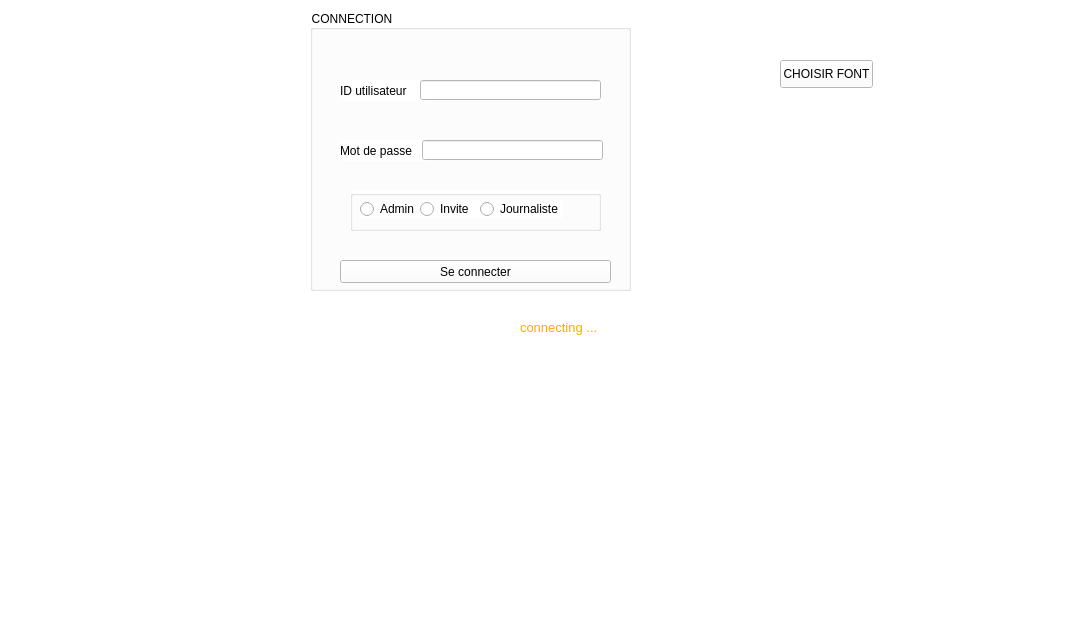
<?xml version="1.0" encoding="UTF-8"?>
<ui version="4.0">
 <class>MainWindow</class>
 <widget class="QMainWindow" name="MainWindow">
  <property name="geometry">
   <rect>
    <x>0</x>
    <y>0</y>
    <width>1089</width>
    <height>642</height>
   </rect>
  </property>
  <property name="windowTitle">
   <string>MainWindow</string>
  </property>
  <property name="styleSheet">
   <string notr="true">background-color: rgb(255, 255, 255);</string>
  </property>
  <widget class="QWidget" name="centralwidget">
   <widget class="QGroupBox" name="groupBox">
    <property name="geometry">
     <rect>
      <x>310</x>
      <y>10</y>
      <width>321</width>
      <height>281</height>
     </rect>
    </property>
    <property name="title">
     <string>CONNECTION</string>
    </property>
    <widget class="QLabel" name="label">
     <property name="geometry">
      <rect>
       <x>30</x>
       <y>70</y>
       <width>91</width>
       <height>21</height>
      </rect>
     </property>
     <property name="text">
      <string>ID utilisateur</string>
     </property>
    </widget>
    <widget class="QLabel" name="label_2">
     <property name="geometry">
      <rect>
       <x>30</x>
       <y>130</y>
       <width>91</width>
       <height>21</height>
      </rect>
     </property>
     <property name="text">
      <string>Mot de passe</string>
     </property>
    </widget>
    <widget class="QPushButton" name="pushButton_submit">
     <property name="geometry">
      <rect>
       <x>30</x>
       <y>250</y>
       <width>271</width>
       <height>23</height>
      </rect>
     </property>
     <property name="styleSheet">
      <string notr="true">/*QPushButton:hover
{
 background-color : green;
}

QPushButton:pressed
{
 background-color : red;
}
*/</string>
     </property>
     <property name="text">
      <string>Se connecter</string>
     </property>
    </widget>
    <widget class="QLineEdit" name="lineEdit_userID">
     <property name="enabled">
      <bool>true</bool>
     </property>
     <property name="geometry">
      <rect>
       <x>110</x>
       <y>70</y>
       <width>181</width>
       <height>20</height>
      </rect>
     </property>
     <property name="text">
      <string/>
     </property>
     <property name="maxLength">
      <number>10</number>
     </property>
     <property name="placeholderText">
      <string/>
     </property>
     <property name="clearButtonEnabled">
      <bool>false</bool>
     </property>
    </widget>
    <widget class="QLineEdit" name="lineEdit_password">
     <property name="geometry">
      <rect>
       <x>112</x>
       <y>130</y>
       <width>181</width>
       <height>20</height>
      </rect>
     </property>
     <property name="text">
      <string/>
     </property>
     <property name="maxLength">
      <number>20</number>
     </property>
     <property name="echoMode">
      <enum>QLineEdit::Password</enum>
     </property>
     <property name="placeholderText">
      <string/>
     </property>
    </widget>
    <widget class="QGroupBox" name="groupBox_2">
     <property name="geometry">
      <rect>
       <x>40</x>
       <y>180</y>
       <width>251</width>
       <height>41</height>
      </rect>
     </property>
     <property name="title">
      <string/>
     </property>
     <widget class="QRadioButton" name="rb_admin">
      <property name="geometry">
       <rect>
        <x>10</x>
        <y>10</y>
        <width>83</width>
        <height>18</height>
       </rect>
      </property>
      <property name="text">
       <string>Admin</string>
      </property>
     </widget>
     <widget class="QRadioButton" name="rb_invite">
      <property name="geometry">
       <rect>
        <x>70</x>
        <y>10</y>
        <width>83</width>
        <height>18</height>
       </rect>
      </property>
      <property name="text">
       <string>Invite</string>
      </property>
     </widget>
     <widget class="QRadioButton" name="rb_journaliste">
      <property name="geometry">
       <rect>
        <x>130</x>
        <y>10</y>
        <width>83</width>
        <height>18</height>
       </rect>
      </property>
      <property name="text">
       <string>Journaliste</string>
      </property>
     </widget>
    </widget>
   </widget>
   <widget class="QLabel" name="label_3">
    <property name="geometry">
     <rect>
      <x>520</x>
      <y>320</y>
      <width>121</width>
      <height>16</height>
     </rect>
    </property>
    <property name="text">
     <string>&lt;html&gt;&lt;head/&gt;&lt;body&gt;&lt;p style=&quot; font-size:10pt; color:#ffaa00;&quot;&gt;connecting ... &lt;/p&gt;&lt;/body&gt;&lt;/html&gt;</string>
    </property>
   </widget>
   <widget class="QLabel" name="label_pic">
    <property name="geometry">
     <rect>
      <x>50</x>
      <y>50</y>
      <width>201</width>
      <height>191</height>
     </rect>
    </property>
    <property name="styleSheet">
     <string notr="true">image: url(:/res/img/bg.png);</string>
    </property>
    <property name="text">
     <string/>
    </property>
   </widget>
   <widget class="QLabel" name="label_datetime">
    <property name="geometry">
     <rect>
      <x>260</x>
      <y>370</y>
      <width>441</width>
      <height>131</height>
     </rect>
    </property>
    <property name="font">
     <font>
      <family>Wide Latin</family>
      <pointsize>20</pointsize>
     </font>
    </property>
    <property name="text">
     <string/>
    </property>
   </widget>
   <widget class="QPushButton" name="pushButton">
    <property name="geometry">
     <rect>
      <x>780</x>
      <y>60</y>
      <width>93</width>
      <height>28</height>
     </rect>
    </property>
    <property name="text">
     <string>CHOISIR FONT</string>
    </property>
   </widget>
  </widget>
  <widget class="QMenuBar" name="menubar">
   <property name="geometry">
    <rect>
     <x>0</x>
     <y>0</y>
     <width>1089</width>
     <height>26</height>
    </rect>
   </property>
  </widget>
  <widget class="QStatusBar" name="statusbar"/>
 </widget>
 <resources/>
 <connections/>
</ui>
